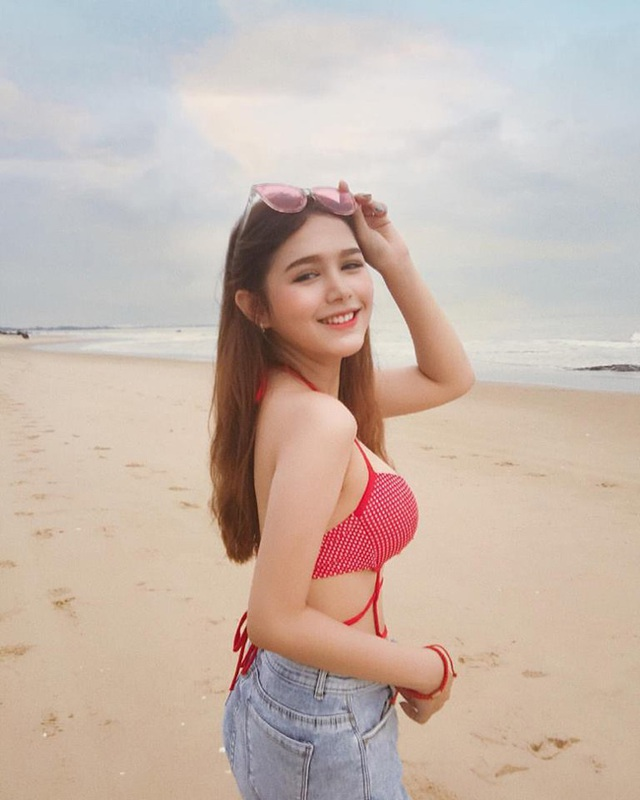
#> input picture chapter5/res/girl1.jpg, 640 x 800 px
$ python Rotate.py
#> lines starting #> are read from the running program, lines starting #| are printed output that depends on the picture
# Image Processing in Python (Scaling, Rotating, Shifting and Edge Detection)
import cv2 as cv

image = cv.imread("res/girl1.jpg")
#> image is the input picture: shape (800, 640, 3); mean B, G, R 172.5, 182.6, 199.6
try:
    # get number of pixel h and vertical
    (rows, cols) = image.shape[:2]
#> rows = 800; cols = 640

    M = cv.getRotationMatrix2D((cols / 2, rows / 2), 45, 1)  # lay diem giua cua hinh anh de xoay
    res = cv.warpAffine(image, M, (cols, rows))
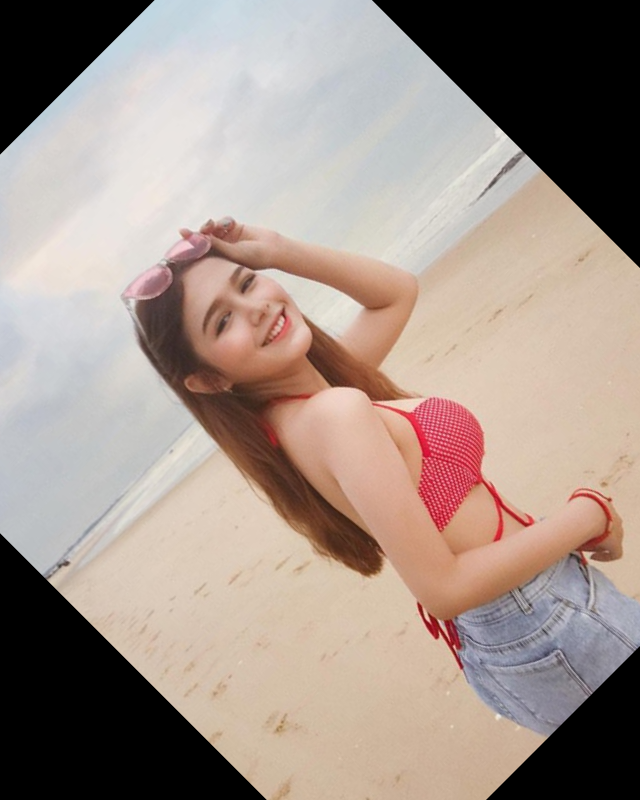
#> res: shape (800, 640, 3); mean B, G, R 138.2, 147, 162.6
    cv.imwrite("rotate_result.jpg", res)
    cv.imshow("Result", res)
    cv.imshow("Original", image)
    cv.waitKey(0)
    cv.destroyAllWindows()
except IOError:
    print("Error while reading file!!!!")
